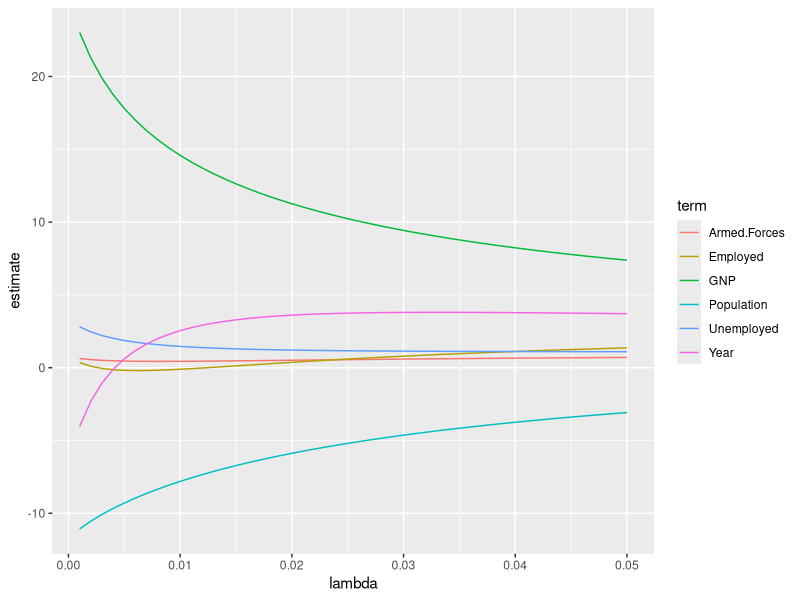
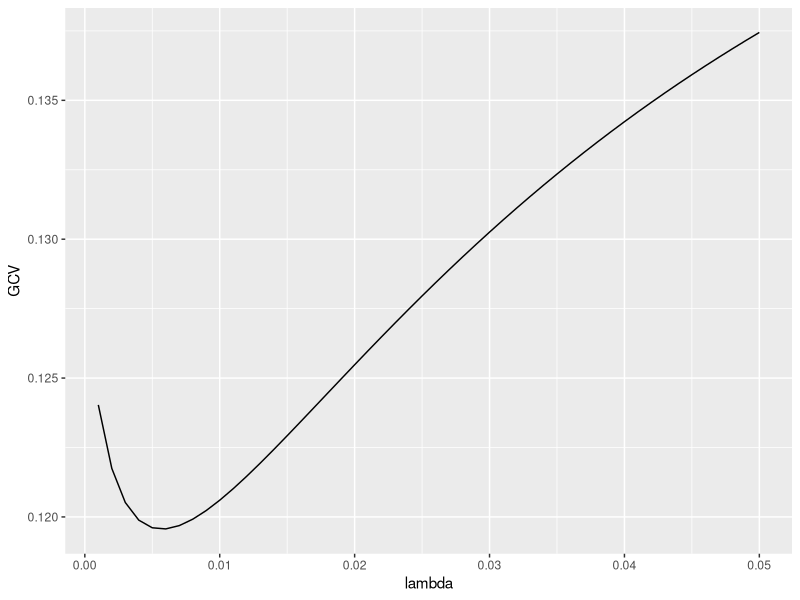
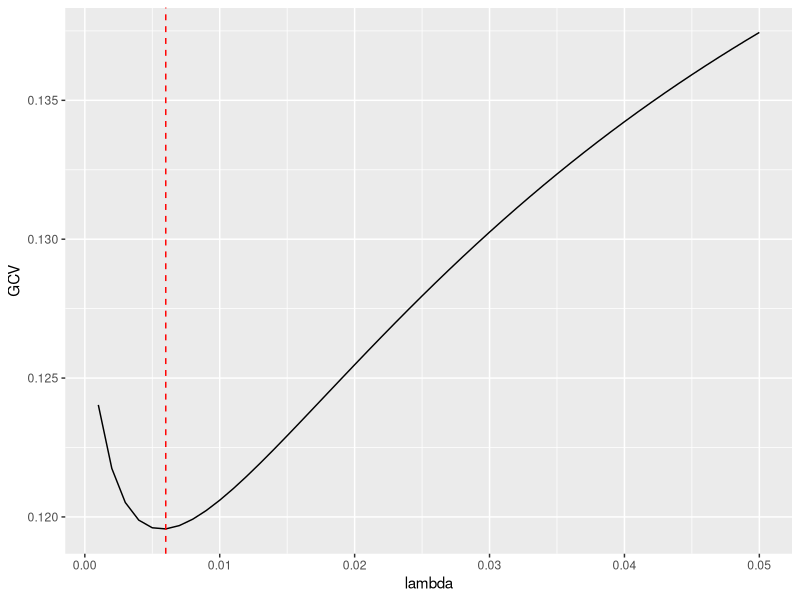

Write the R code that produced these figures, in order.
# r2py crawler metadata
# package: broom
# source_type: rd_example
# topic: glance.ridgelm.Rd
# source_file: C:\Users\bened\AppData\Local\R\win-library\4.5\broom\help
# lines: 30

suppressPackageStartupMessages(library(broom))
if (rlang::is_installed(c("MASS", "ggplot2"))) withAutoprint({ # examplesIf

# load libraries for models and data
library(MASS)

names(longley)[1] <- "y"

# fit model and summarizd results
fit1 <- lm.ridge(y ~ ., longley)
tidy(fit1)

fit2 <- lm.ridge(y ~ ., longley, lambda = seq(0.001, .05, .001))
td2 <- tidy(fit2)
g2 <- glance(fit2)

# coefficient plot
library(ggplot2)
ggplot(td2, aes(lambda, estimate, color = term)) +
  geom_line()

# GCV plot
ggplot(td2, aes(lambda, GCV)) +
  geom_line()

# add line for the GCV minimizing estimate
ggplot(td2, aes(lambda, GCV)) +
  geom_line() +
  geom_vline(xintercept = g2$lambdaGCV, col = "red", lty = 2)
}) # examplesIf
